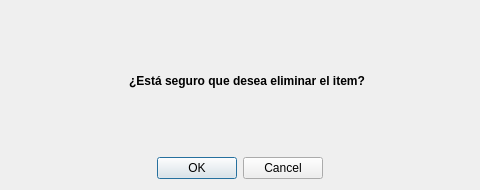
<?xml version="1.0" encoding="UTF-8"?>
<ui version="4.0">
 <class>Dialog</class>
 <widget class="QDialog" name="Dialog">
  <property name="geometry">
   <rect>
    <x>0</x>
    <y>0</y>
    <width>480</width>
    <height>190</height>
   </rect>
  </property>
  <property name="windowTitle">
   <string>Confirmar Eliminación</string>
  </property>
  <layout class="QVBoxLayout" name="verticalLayout_2">
   <item>
    <layout class="QVBoxLayout" name="verticalLayout">
     <item>
      <layout class="QHBoxLayout" name="horizontalLayout">
       <item>
        <spacer name="horizontalSpacer">
         <property name="orientation">
          <enum>Qt::Horizontal</enum>
         </property>
         <property name="sizeHint" stdset="0">
          <size>
           <width>40</width>
           <height>20</height>
          </size>
         </property>
        </spacer>
       </item>
       <item>
        <widget class="QLabel" name="label_2">
         <property name="maximumSize">
          <size>
           <width>64</width>
           <height>64</height>
          </size>
         </property>
         <property name="text">
          <string/>
         </property>
         <property name="pixmap">
          <pixmap resource="../recursos.qrc">:/imagenes/recursos/triangle38.png</pixmap>
         </property>
         <property name="scaledContents">
          <bool>false</bool>
         </property>
        </widget>
       </item>
       <item>
        <widget class="QLabel" name="label">
         <property name="text">
          <string>&lt;html&gt;&lt;head/&gt;&lt;body&gt;&lt;p align=&quot;center&quot;&gt;&lt;span style=&quot; font-weight:600;&quot;&gt;¿Está seguro que desea eliminar el item?&lt;/span&gt;&lt;/p&gt;&lt;/body&gt;&lt;/html&gt;</string>
         </property>
         <property name="scaledContents">
          <bool>false</bool>
         </property>
        </widget>
       </item>
       <item>
        <spacer name="horizontalSpacer_2">
         <property name="orientation">
          <enum>Qt::Horizontal</enum>
         </property>
         <property name="sizeHint" stdset="0">
          <size>
           <width>40</width>
           <height>20</height>
          </size>
         </property>
        </spacer>
       </item>
      </layout>
     </item>
     <item>
      <widget class="QDialogButtonBox" name="botones_eliminar_item">
       <property name="orientation">
        <enum>Qt::Horizontal</enum>
       </property>
       <property name="standardButtons">
        <set>QDialogButtonBox::Cancel|QDialogButtonBox::Ok</set>
       </property>
       <property name="centerButtons">
        <bool>true</bool>
       </property>
      </widget>
     </item>
    </layout>
   </item>
  </layout>
 </widget>
 <resources>
  <include location="../recursos.qrc"/>
  <include location="recursos.qrc"/>
 </resources>
 <connections>
  <connection>
   <sender>botones_eliminar_item</sender>
   <signal>accepted()</signal>
   <receiver>Dialog</receiver>
   <slot>accept()</slot>
   <hints>
    <hint type="sourcelabel">
     <x>248</x>
     <y>254</y>
    </hint>
    <hint type="destinationlabel">
     <x>157</x>
     <y>274</y>
    </hint>
   </hints>
  </connection>
  <connection>
   <sender>botones_eliminar_item</sender>
   <signal>rejected()</signal>
   <receiver>Dialog</receiver>
   <slot>reject()</slot>
   <hints>
    <hint type="sourcelabel">
     <x>316</x>
     <y>260</y>
    </hint>
    <hint type="destinationlabel">
     <x>286</x>
     <y>274</y>
    </hint>
   </hints>
  </connection>
 </connections>
</ui>
